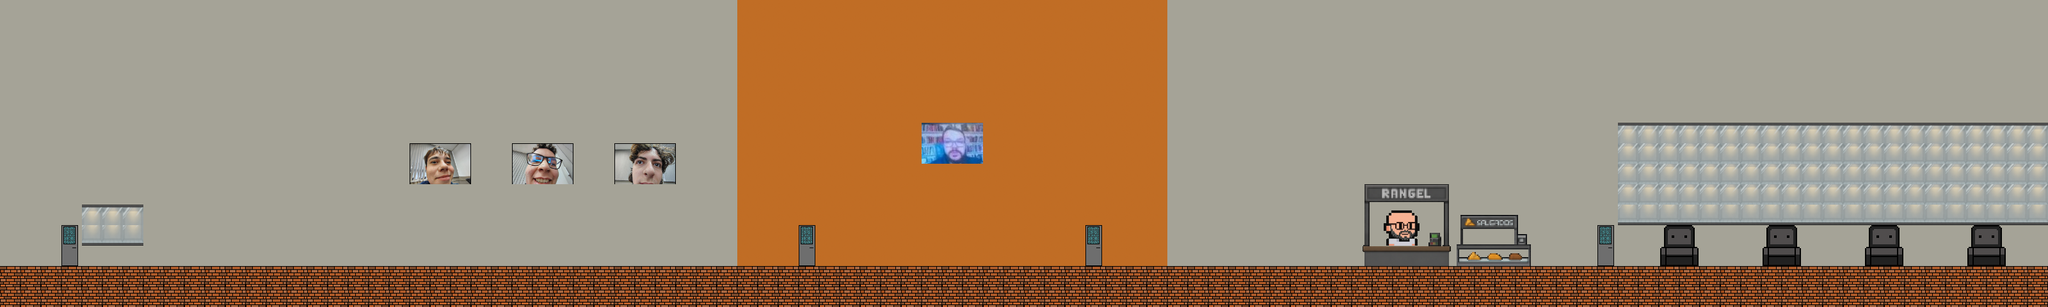

This is a level from a 2D game, rendered from its Tiled map with the project's own tilesets. A one-line summary and the map file follow, with tile-layer data summarised:
An orthogonal 100x15 tile map with 32x32 px tiles, 3 tile layers (Blocos de chao e fundo, cenario, personagem rangel), 21 tilesets and 25 objects (21x Coin, chão, question_block_mush, question_block_coin, Boss).

<map version="1.10" tiledversion="1.12.2" orientation="orthogonal" renderorder="right-down" width="100" height="15" tilewidth="32" tileheight="32" infinite="0" nextlayerid="6" nextobjectid="178">
 <tileset firstgid="1" source="fundo_cenario.tsx" />
 <tileset firstgid="2" source="chão.tsx" />
 <tileset firstgid="3" source="fundo_cenario2-cinza.tsx" />
 <tileset firstgid="4" source="laranja.tsx" />
 <tileset firstgid="5" source="laranjamenos.tsx" />
 <tileset firstgid="6" source="vidrotest.tsx" />
 <tileset firstgid="7" source="porta2.tsx" />
 <tileset firstgid="23" source="poltronablack.tsx" />
 <tileset firstgid="27" source="goat2.tsx" />
 <tileset firstgid="36" source="salgados.tsx" />
 <tileset firstgid="96" source="rangel/LOJARANGEL.tsx" />
 <tileset firstgid="159" source="rangel/VIDRO (1).tsx" />
 <tileset firstgid="160" source="rangel/mesa.tsx" />
 <tileset firstgid="170" source="bebedouro (2).tsx" />
 <tileset firstgid="179" source="rangel/baixo (1).tsx" />
 <tileset firstgid="180" source="rangel/cima (1).tsx" />
 <tileset firstgid="181" source="portafina.tsx" />
 <tileset firstgid="185" source="ViniTV.tsx" />
 <tileset firstgid="191" source="MizaQuadro.tsx" />
 <tileset firstgid="197" source="PadilhaQuadro.tsx" />
 <tileset firstgid="203" source="CarlinhosQuadro.tsx" />
 <layer id="1" name="Blocos de chao e fundo" width="100" height="15">
  <data>[1500 cells, 1500 non-empty, 4 distinct tile ids]</data>
 </layer>
 <layer id="4" name="cenario" width="100" height="15">
  <data>[1500 cells, 191 non-empty, 65 distinct tile ids]</data>
 </layer>
 <layer id="5" name="personagem rangel" width="100" height="15">
  <data>[1500 cells, 6 non-empty, 6 distinct tile ids]</data>
 </layer>
 <objectgroup id="2" name="solids">
  <object id="63" name="chão" x="0" y="416" width="3200" height="64" />
  <object id="121" name="Coin" x="896" y="384" width="32" height="32" />
  <object id="122" name="Coin" x="864" y="384" width="32" height="32" />
  <object id="123" name="Coin" x="832" y="384" width="32" height="32" />
  <object id="124" name="Coin" x="832" y="352" width="32" height="32" />
  <object id="125" name="Coin" x="832" y="320" width="32" height="32" />
  <object id="126" name="Coin" x="864" y="320" width="32" height="32" />
  <object id="127" name="Coin" x="896" y="320" width="32" height="32" />
  <object id="128" name="Coin" x="896" y="352" width="32" height="32" />
  <object id="129" name="Coin" x="832" y="288" width="32" height="32" />
  <object id="130" name="Coin" x="864" y="256" width="32" height="32" />
  <object id="131" name="Coin" x="896" y="256" width="32" height="32" />
  <object id="132" name="Coin" x="832" y="256" width="32" height="32" />
  <object id="136" name="Coin" x="1984" y="320" width="32" height="32" />
  <object id="137" name="Coin" x="1984" y="352" width="32" height="32" />
  <object id="152" name="Coin" x="1984" y="288" width="32" height="32" />
  <object id="156" name="Coin" x="1920" y="256" width="32" height="32" />
  <object id="157" name="Coin" x="1952" y="256" width="32" height="32" />
  <object id="158" name="Coin" x="1984" y="256" width="32" height="32" />
  <object id="159" name="Coin" x="1984" y="384" width="32" height="32" />
  <object id="162" name="Coin" x="2016" y="320" width="32" height="32" />
  <object id="163" name="Coin" x="1952" y="320" width="32" height="32" />
  <object id="176" name="question_block_mush" x="672" y="256" width="32" height="32" />
  <object id="177" name="question_block_coin" x="992" y="256" width="32" height="32" />
 </objectgroup>
 <objectgroup id="3" name="Enemies">
  <object id="58" name="Boss" x="2848" y="320" width="64" height="96" />
 </objectgroup>
</map>
